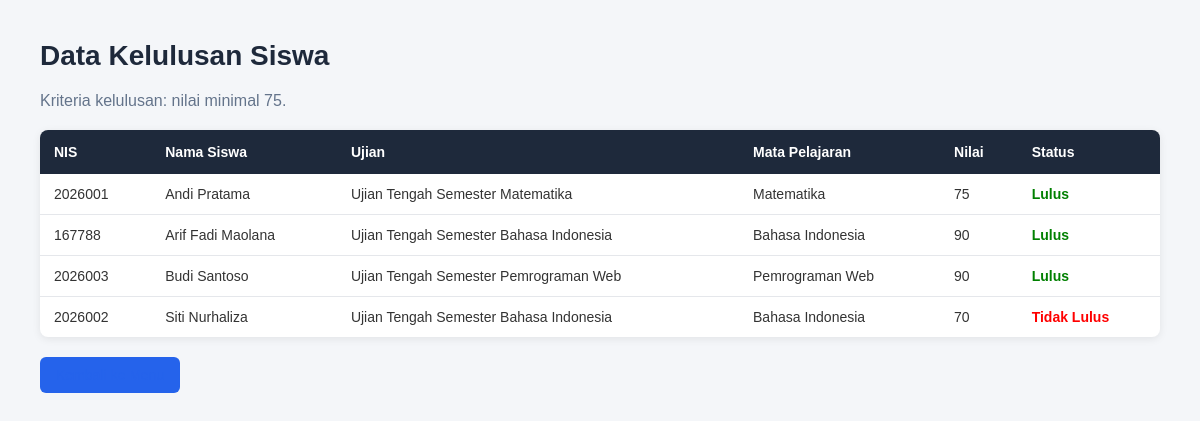
The app's page /kelulusan/index.php with its own data.
### tables this page shows
CREATE TABLE `peserta` (
  `id_peserta` int(11) NOT NULL,
  `id_ujian` int(11) NOT NULL,
  `nis` varchar(20) NOT NULL,
  `nilai` int(11) NOT NULL DEFAULT 0
);

CREATE TABLE `siswa` (
  `nis` varchar(20) NOT NULL,
  `nama` varchar(50) NOT NULL,
  `alamat` varchar(100) NOT NULL
);

CREATE TABLE `ujian` (
  `id_ujian` int(11) NOT NULL,
  `nama_ujian` varchar(50) NOT NULL,
  `id_matpel` int(11) NOT NULL,
  `tanggal` datetime NOT NULL
);

CREATE TABLE `mata_pelajaran` (
  `id_matpel` int(11) NOT NULL,
  `nama_matpel` varchar(50) NOT NULL
);

### kelulusan/index.php (the view, shortened to what this page needs)
<?php
require_once __DIR__ . '/../config/database.php';
$query = "SELECT
            peserta.id_peserta,
            siswa.nis,
            siswa.nama,
            ujian.nama_ujian,
            mata_pelajaran.nama_matpel,
            peserta.nilai,
            CASE
                WHEN peserta.nilai >= 75
                THEN 'Lulus'
                ELSE 'Tidak Lulus'
            END AS status
          FROM peserta
          INNER JOIN siswa
              ON peserta.nis = siswa.nis
          INNER JOIN ujian
              ON peserta.id_ujian = ujian.id_ujian
          INNER JOIN mata_pelajaran
              ON ujian.id_matpel = mata_pelajaran.id_matpel
          ORDER BY siswa.nama ASC";
$result = mysqli_query($conn, $query);
?>
<!DOCTYPE html>
<html lang="id">
<head>
    <link rel="stylesheet" href="../style.css">
</head>
<body class="crud-page">
    <h2>Data Kelulusan Siswa</h2>
    <p style="margin-bottom: 20px; color: #64748b;">
        Kriteria kelulusan: nilai minimal 75.
    </p>
    <table>
        <tr>
            <th>NIS</th>
            <th>Nama Siswa</th>
            <th>Ujian</th>
            <th>Mata Pelajaran</th>
            <th>Nilai</th>
            <th>Status</th>
        </tr>
        <?php while ($data = mysqli_fetch_assoc($result)) { ?>
            <tr>
                <td>
                    <?= htmlspecialchars($data['nis']); ?>
                </td>
                <td>
                    <?= htmlspecialchars($data['nama']); ?>
                </td>
                <td>
                    <?= htmlspecialchars($data['nama_ujian']); ?>
                </td>
                <td>
                    <?= htmlspecialchars($data['nama_matpel']); ?>
                </td>
                <td>
                    <?= $data['nilai']; ?>
                </td>
                <td>
                    <?php if ($data['status'] == 'Lulus') { ?>
                        <strong style="color: green;">
                            Lulus
                        </strong>
                    <?php } else { ?>
                        <strong style="color: red;">
                            Tidak Lulus
                        </strong>
                    <?php } ?>
                </td>
            </tr>
        <?php } ?>
    </table>
    <a href="../index.php">Kembali ke Menu</a>
</body>
</html>

### style.css (style rules this page uses)
* { margin: 0; padding: 0; box-sizing: border-box; }
body { font-family: Arial, Helvetica, sans-serif; background-color: #f4f6f9; color: #333; }
.crud-page { min-height: 100vh; padding: 40px; }
.crud-page h2 { font-size: 28px; margin-bottom: 20px; color: #1e293b; }
.crud-page>a:first-of-type { display: inline-block; padding: 10px 16px; margin-bottom: 20px; background-color: #2563eb; color: white; text-decoration: none; border-radius: 6px; font-size: 14px; transition: 0.2s; }
.crud-page table { width: 100%; border-collapse: collapse; background-color: white; border-radius: 8px; overflow: hidden; box-shadow: 0 2px 8px rgba(0, 0, 0, 0.08); }
.crud-page table th { background-color: #1e293b; color: white; padding: 14px; text-align: left; font-size: 14px; }
.crud-page table td { padding: 12px 14px; border-bottom: 1px solid #e5e7eb; font-size: 14px; }
.crud-page table tr:last-child td { border-bottom: none; }
.crud-page>a:last-child { display: inline-block; margin-top: 20px; color: #2563eb; text-decoration: none; font-size: 14px; }

### records on screen
peserta: nis.nis "2026001", nis.nama "Andi Pratama", id_ujian.nama_ujian "Ujian Tengah Semester Matematika", mata_pelajaran.nama_matpel "Matematika", nilai "75", shows "Lulus"
peserta: nis.nis "167788", nis.nama "Arif Fadi Maolana", id_ujian.nama_ujian "Ujian Tengah Semester Bahasa Indonesia", mata_pelajaran.nama_matpel "Bahasa Indonesia", nilai "90", shows "Lulus"
peserta: nis.nis "2026003", nis.nama "Budi Santoso", id_ujian.nama_ujian "Ujian Tengah Semester Pemrograman Web", mata_pelajaran.nama_matpel "Pemrograman Web", nilai "90", shows "Lulus"
peserta: nis.nis "2026002", nis.nama "Siti Nurhaliza", id_ujian.nama_ujian "Ujian Tengah Semester Bahasa Indonesia", mata_pelajaran.nama_matpel "Bahasa Indonesia", nilai "70", shows "Tidak Lulus"
